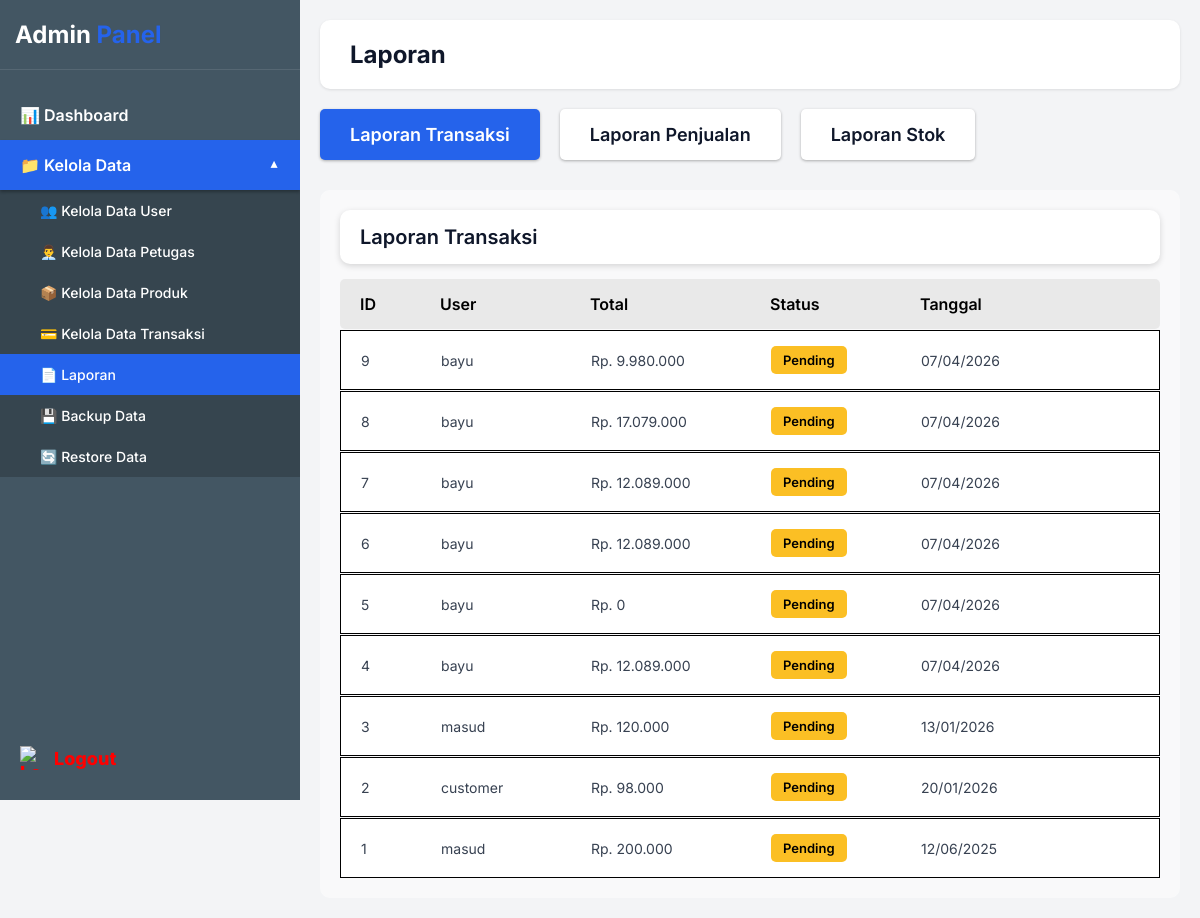
Page /admin/laporan.php (signed in) on the earlier database version.
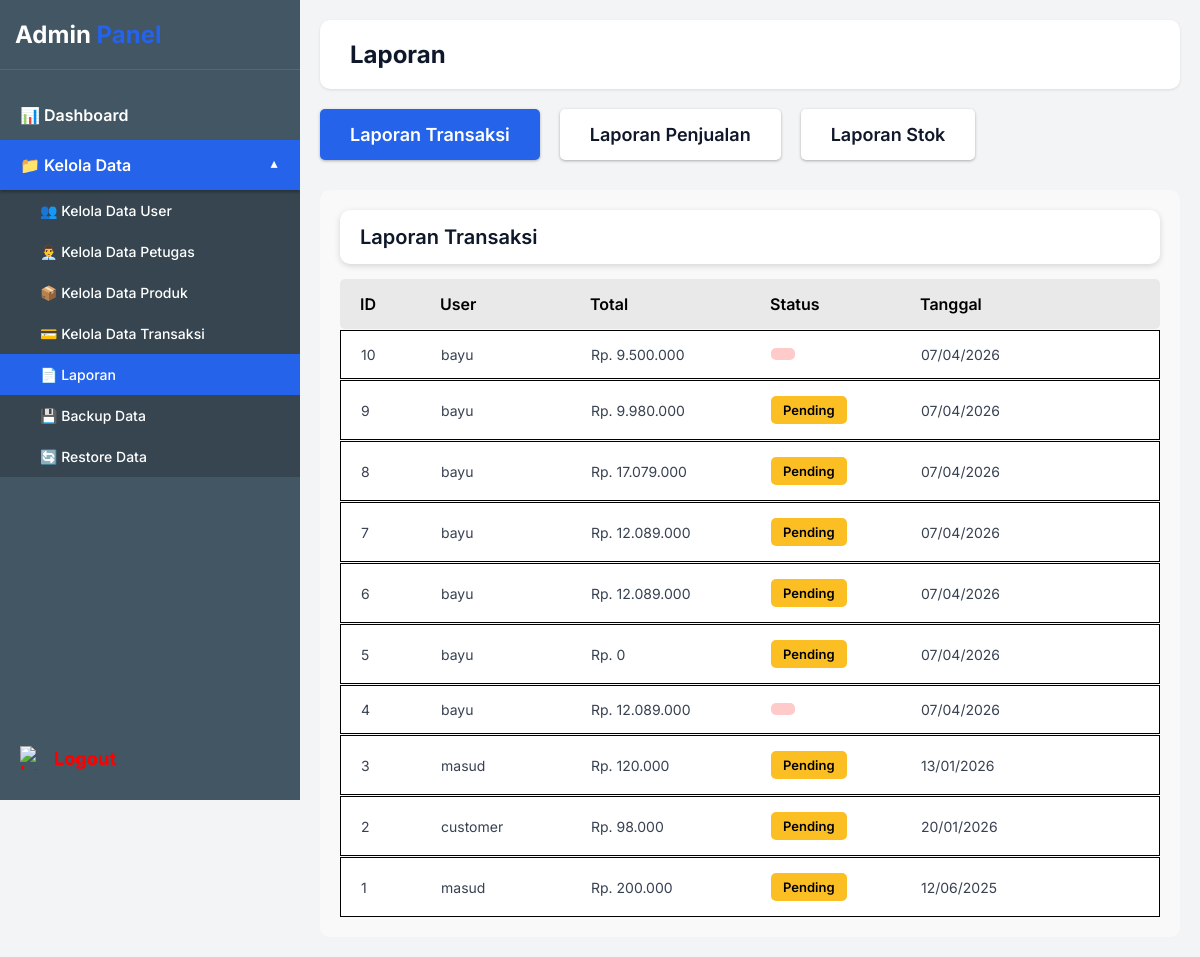
Same page on the later database version.
### tables this page shows
CREATE TABLE `orders` (
  `id` int(11) NOT NULL AUTO_INCREMENT,
  `user_id` int(11) DEFAULT NULL,
  `total_bayar` decimal(10,2) NOT NULL,
  `ongkir` decimal(10,2) DEFAULT 0.00,
  `nama_penerima` varchar(100) NOT NULL,
  `no_telp` varchar(20) NOT NULL,
  `alamat` text NOT NULL,
  `metode_pembayaran` enum('m-banking','e-wallet','cod') DEFAULT 'm-banking',
  `virtual_account` varchar(20) DEFAULT NULL,
  `detail_pembayaran` varchar(100) DEFAULT NULL,
  `tanggal_transaksi` date NOT NULL,
  `updated_at` timestamp NULL DEFAULT NULL ON UPDATE current_timestamp(),
  `status` enum('pending','diproses','dikirim','selesai','dibatalkan') DEFAULT 'pending',
  `created_at` timestamp NOT NULL DEFAULT current_timestamp(),
  PRIMARY KEY (`id`),
  KEY `idx_user_id` (`user_id`)
);

CREATE TABLE `users` (
  `id` int(11) NOT NULL AUTO_INCREMENT,
  `username` varchar(50) NOT NULL,
  `password` varchar(255) NOT NULL,
  `nama_lengkap` varchar(100) NOT NULL,
  `email` varchar(100) DEFAULT NULL,
  `no_hp` varchar(20) DEFAULT NULL,
  `alamat` text DEFAULT NULL,
  `role` enum('admin','petugas','user') DEFAULT 'user',
  `created_at` timestamp NOT NULL DEFAULT current_timestamp(),
  PRIMARY KEY (`id`),
  UNIQUE KEY `username` (`username`),
  KEY `idx_id` (`id`)
);

### admin/laporan.php (the view, shortened to what the changed rows need)
<?php
include '../config.php';
$active_tab = isset($_GET['tab']) ? $_GET['tab'] : 'transaksi';
if ($active_tab == 'transaksi') {
    $query = mysqli_query($koneksi, "
        SELECT orders.*, users.username as user_name
        FROM orders
        LEFT JOIN users ON orders.user_id = users.id
        ORDER BY orders.id DESC
    ");
    $table_headers = ['ID', 'User', 'Total', 'Status', 'Tanggal'];
} else {
    $query = mysqli_query($koneksi, "SELECT * FROM products ORDER BY id DESC");
    $table_headers = ['ID', 'Nama Produk', 'Harga', 'Stok', 'Keterangan'];
    $title = 'Laporan Stok';
}
?>
<!DOCTYPE html>
<html lang="en">
<head>
</head>
<body>
    <div class="main-content">
        <div class="report-container">
            <div class="table-header">
                <?php foreach($table_headers as $header): ?>
                    <div><?php echo $header; ?></div>
                <?php endforeach; ?>
            </div>
            <?php
            while($row = mysqli_fetch_assoc($query)):
            ?>
            <div class="table-row">
                <div class="table-cell"><?php echo $row['id']; ?></div>
                <?php if($active_tab == 'stok'): ?>
                    <div class="table-cell"><?php echo htmlspecialchars($row['nama_produk']); ?></div>
                    <div class="table-cell">Rp. <?php echo number_format($row['harga'], 0, ',', '.'); ?></div>
                    <div class="table-cell">
                        <?php
                        $stock_class = '';
                        if($row['stok'] > 20) $stock_class = 'stock-available';
                        elseif($row['stok'] > 0) $stock_class = 'stock-low';
                        else $stock_class = 'stock-out';
                        ?>
                        <span class="stock-badge <?php echo $stock_class; ?>">
                            <?php echo $row['stok']; ?>
                        </span>
                    </div>
                    <div class="table-cell"><?php echo substr($row['deskripsi'], 0, 30); ?>...</div>
                <?php else: ?>
                    <div class="table-cell"><?php echo htmlspecialchars($row['user_name'] ?? 'Guest'); ?></div>
                    <div class="table-cell">Rp. <?php echo number_format($row['total_bayar'], 0, ',', '.'); ?></div>
                    <div class="table-cell">
                        <?php
                        $status_class = '';
                        if($row['status'] == 'success') $status_class = 'status-success';
                        elseif($row['status'] == 'pending') $status_class = 'status-pending';
                        else $status_class = 'status-cancelled';
                        ?>
                        <span class="status-badge <?php echo $status_class; ?>">
                            <?php echo ucfirst($row['status']); ?>
                        </span>
                    </div>
                    <div class="table-cell"><?php echo date('d/m/Y', strtotime($row['tanggal_transaksi'])); ?></div>
                <?php endif; ?>
            </div>
            <?php endwhile; ?>
        </div>
    </div>
</body>
</html>

Differences in the rows shown:
added orders: id "10", user.username "bayu", total_bayar "9.500.000", tanggal_transaksi "07/04/2026"
changed orders id 4: status "Pending" → (not shown)
